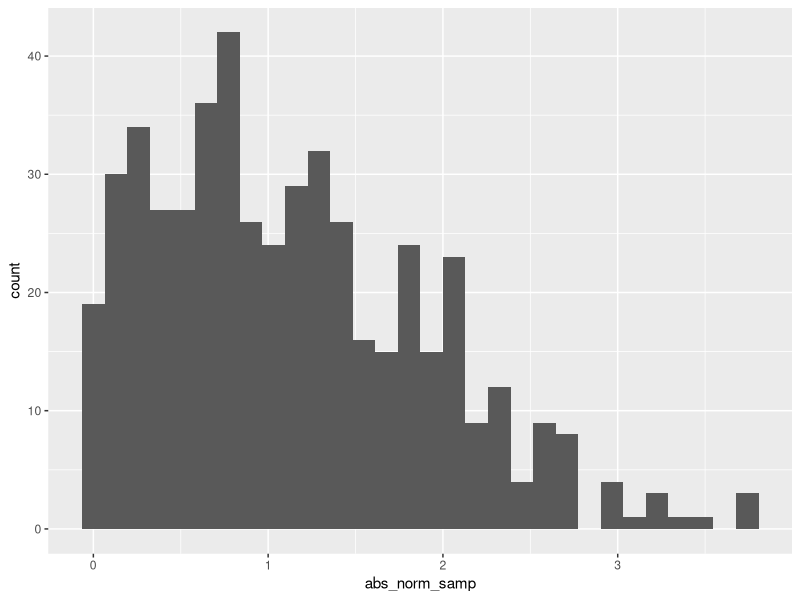

The R script that drew this image:
## ---- chunk 1
samp = rnorm(100)
length(samp)
## ---- chunk 2
library(tidyverse) 
la_df = tibble(
  norm_samp = rnorm(500, mean = 1), 
  norm_samp_pos = norm_samp > 0, 
  abs_norm_samp = abs(norm_samp)
)

ggplot(la_df, aes(x =abs_norm_samp)) + geom_histogram()

median_samp = median(pull(la_df, norm_samp))
